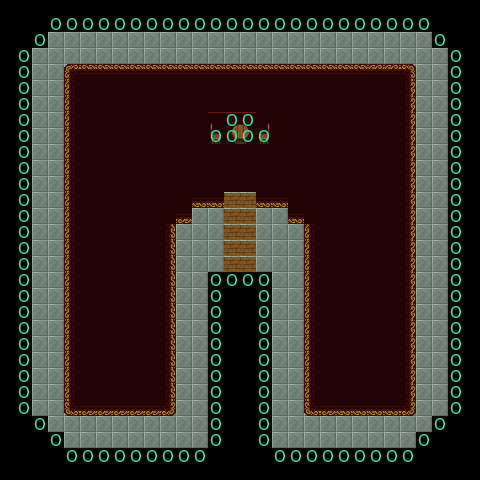

Tiled map render using the project's own tile images. Description and the map definition, with tile-layer contents summarised, below:
An orthogonal 30x30 tile map with 16x16 px tiles, 4 tile layers (Floor, Carpet, Table, Blockages), 3 tilesets and 1 object (player).

<map version="1.4" tiledversion="1.4.2" orientation="orthogonal" renderorder="right-down" width="30" height="30" tilewidth="16" tileheight="16" infinite="0" backgroundcolor="#000000" nextlayerid="9" nextobjectid="36">
 <editorsettings>
  <export target="../compiled_maps/Test.json" format="json" />
 </editorsettings>
 <tileset firstgid="1" name="Indoor Floor" tilewidth="16" tileheight="16" tilecount="28" columns="7">
  <image source="../imgs/16x16extratiles_0.png" trans="ff00ff" width="112" height="64" />
 </tileset>
 <tileset firstgid="29" name="Indoor Tiles" tilewidth="16" tileheight="16" tilecount="84" columns="7">
  <image source="../imgs/tilesetformattedupdate1.png" width="112" height="192" />
 </tileset>
 <tileset firstgid="113" name="Object Tileset" tilewidth="16" tileheight="16" tilecount="1" columns="1">
  <image source="../imgs/blank_tile.png" width="16" height="16" />
 </tileset>
 <layer id="1" name="Floor" width="30" height="30">
  <data>[900 cells, 624 non-empty, 1 distinct tile ids]</data>
 </layer>
 <layer id="2" name="Carpet" width="30" height="30">
  <data>[900 cells, 390 non-empty, 16 distinct tile ids]</data>
 </layer>
 <layer id="3" name="Table" width="30" height="30">
  <data>[900 cells, 8 non-empty, 8 distinct tile ids]</data>
 </layer>
 <objectgroup id="6" name="Player Spawnpoint">
  <object id="26" type="player" gid="113" x="224" y="272" width="16" height="16" />
 </objectgroup>
 <layer id="8" name="Blockages" width="30" height="30">
  <data>[900 cells, 124 non-empty, 1 distinct tile ids]</data>
 </layer>
</map>
